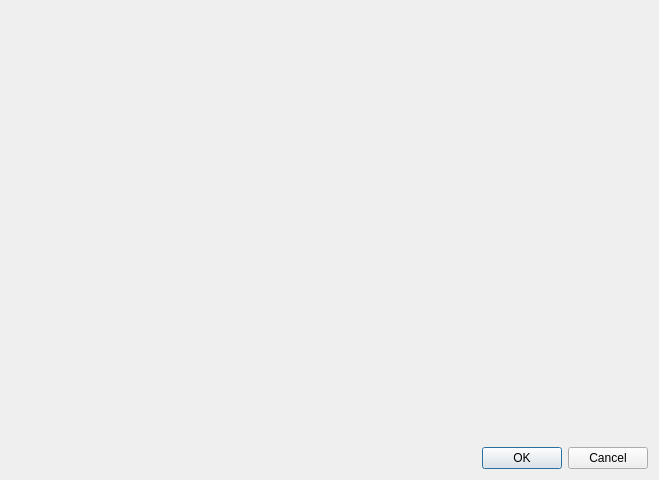
<ui version="4.0" >
 <class>nftdialog</class>
 <widget class="QDialog" name="nftdialog" >
  <property name="geometry" >
   <rect>
    <x>0</x>
    <y>0</y>
    <width>659</width>
    <height>480</height>
   </rect>
  </property>
  <property name="windowTitle" >
   <string>New From Template</string>
  </property>
  <layout class="QVBoxLayout" name="verticalLayout" >
   <item>
    <widget class="nftwidget" native="1" name="nftGui" />
   </item>
   <item>
    <widget class="QDialogButtonBox" name="buttonBox" >
     <property name="orientation" >
      <enum>Qt::Horizontal</enum>
     </property>
     <property name="standardButtons" >
      <set>QDialogButtonBox::Cancel|QDialogButtonBox::Ok</set>
     </property>
    </widget>
   </item>
  </layout>
 </widget>
 <customwidgets>
  <customwidget>
   <class>nftwidget</class>
   <extends>QWidget</extends>
   <header>nftwidget.h</header>
   <container>1</container>
  </customwidget>
 </customwidgets>
 <resources/>
 <connections>
  <connection>
   <sender>buttonBox</sender>
   <signal>accepted()</signal>
   <receiver>nftdialog</receiver>
   <slot>accept()</slot>
   <hints>
    <hint type="sourcelabel" >
     <x>248</x>
     <y>254</y>
    </hint>
    <hint type="destinationlabel" >
     <x>157</x>
     <y>274</y>
    </hint>
   </hints>
  </connection>
  <connection>
   <sender>buttonBox</sender>
   <signal>rejected()</signal>
   <receiver>nftdialog</receiver>
   <slot>reject()</slot>
   <hints>
    <hint type="sourcelabel" >
     <x>316</x>
     <y>260</y>
    </hint>
    <hint type="destinationlabel" >
     <x>286</x>
     <y>274</y>
    </hint>
   </hints>
  </connection>
 </connections>
</ui>
